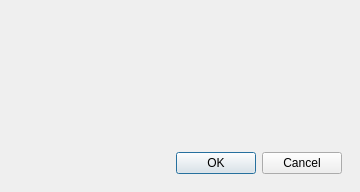
<?xml version="1.0" encoding="UTF-8"?>
<ui version="4.0">
 <class>Dialog</class>
 <widget class="QDialog" name="Dialog">
  <property name="geometry">
   <rect>
    <x>0</x>
    <y>0</y>
    <width>360</width>
    <height>192</height>
   </rect>
  </property>
  <property name="minimumSize">
   <size>
    <width>360</width>
    <height>192</height>
   </size>
  </property>
  <property name="maximumSize">
   <size>
    <width>360</width>
    <height>192</height>
   </size>
  </property>
  <property name="windowTitle">
   <string>Add Response</string>
  </property>
  <property name="modal">
   <bool>true</bool>
  </property>
  <layout class="QVBoxLayout" name="verticalLayout" stretch="1,0,0">
   <property name="spacing">
    <number>12</number>
   </property>
   <property name="leftMargin">
    <number>18</number>
   </property>
   <property name="topMargin">
    <number>18</number>
   </property>
   <property name="rightMargin">
    <number>18</number>
   </property>
   <property name="bottomMargin">
    <number>18</number>
   </property>
   <item>
    <widget class="ResponsePropertiesWidget" name="editProperties" native="true">
     <property name="sizePolicy">
      <sizepolicy hsizetype="Preferred" vsizetype="Maximum">
       <horstretch>0</horstretch>
       <verstretch>0</verstretch>
      </sizepolicy>
     </property>
    </widget>
   </item>
   <item>
    <spacer name="verticalSpacer">
     <property name="orientation">
      <enum>Qt::Vertical</enum>
     </property>
     <property name="sizeHint" stdset="0">
      <size>
       <width>20</width>
       <height>40</height>
      </size>
     </property>
    </spacer>
   </item>
   <item>
    <widget class="QDialogButtonBox" name="buttonBox">
     <property name="orientation">
      <enum>Qt::Horizontal</enum>
     </property>
     <property name="standardButtons">
      <set>QDialogButtonBox::Cancel|QDialogButtonBox::Ok</set>
     </property>
    </widget>
   </item>
  </layout>
 </widget>
 <customwidgets>
  <customwidget>
   <class>ResponsePropertiesWidget</class>
   <extends>QWidget</extends>
   <header>frcpredict.ui</header>
   <container>1</container>
  </customwidget>
 </customwidgets>
 <resources/>
 <connections>
  <connection>
   <sender>buttonBox</sender>
   <signal>accepted()</signal>
   <receiver>Dialog</receiver>
   <slot>accept()</slot>
   <hints>
    <hint type="sourcelabel">
     <x>248</x>
     <y>254</y>
    </hint>
    <hint type="destinationlabel">
     <x>157</x>
     <y>274</y>
    </hint>
   </hints>
  </connection>
  <connection>
   <sender>buttonBox</sender>
   <signal>rejected()</signal>
   <receiver>Dialog</receiver>
   <slot>reject()</slot>
   <hints>
    <hint type="sourcelabel">
     <x>316</x>
     <y>260</y>
    </hint>
    <hint type="destinationlabel">
     <x>286</x>
     <y>274</y>
    </hint>
   </hints>
  </connection>
 </connections>
</ui>
